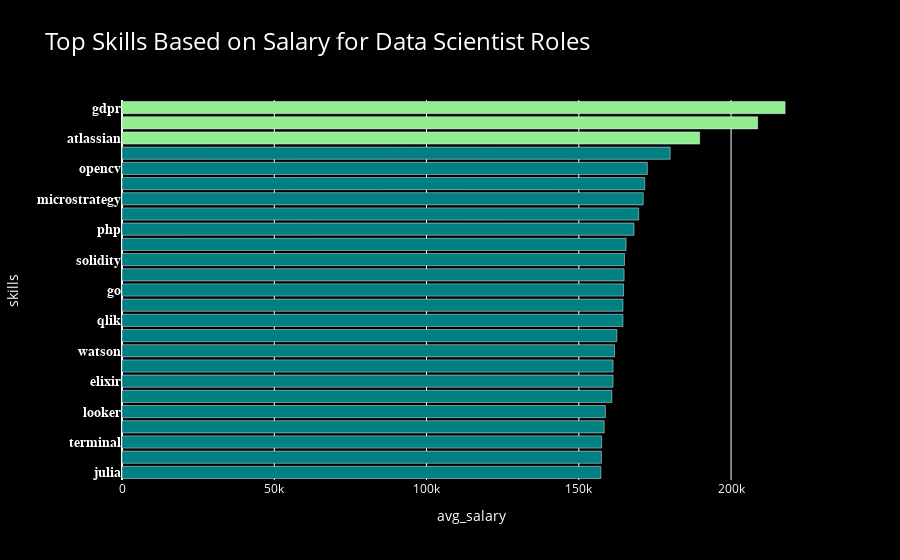

The notebook cell saved with this chart:
### Code cell
fig_tps = px.bar(
    df_tps,
    x='avg_salary',
    y='skills',
    orientation= 'h',
    title='Top Skills Based on Salary for Data Scientist Roles',
    color_discrete_sequence=['teal']  
)

fig_tps.update_layout(
    title={
        'text': 'Top Skills Based on Salary for Data Scientist Roles',
        'font': {
            'size': 24 
        }
    },
    plot_bgcolor='black',  
    paper_bgcolor='black',  
    font_color='white',  
)


fig_tps.update_yaxes(
    tickfont=dict(
        family='Arial',  
        size=14,        
        color='white',   
        weight='bold',  
    )   
)


fig_tps.update_traces(
    marker_color=['lightgreen' if i >= len(df_tps) - 3 else 'teal' for i in range(len(df_tps))]
)


fig_tps.show()

### Figure 1 — Plotly figure (JSON) as saved in the notebook; plotly's stock layout.template omitted (floating-point values rounded to 4 significant figures)
{"data": [{"alignmentgroup": "True", "hovertemplate": "avg_salary=%{x}<br>skills=%{y}<extra></extra>", "legendgroup": "", "marker": {"color": ["teal", "teal", "teal", "teal", "teal", "teal", "teal", "teal", "teal", "teal", "teal", "teal", "teal", "teal", "teal", "teal", "teal", "teal", "teal", "teal", "teal", "teal", "lightgreen", "lightgreen", "lightgreen"], "pattern": {"shape": ""}}, "name": "", "offsetgroup": "", "orientation": "h", "showlegend": false, "textposition": "auto", "type": "bar", "x": [157200.0, 157400.0, 157500, 158300.0, 158700.0, 160850, 161250, 161250, 161710, 162500, 164500.0, 164500, 164700.0, 164900.0, 165000, 165500.0, 168125, 169700.0, 171100.0, 171655, 172500, 180000, 189700, 208750, 217700.0], "xaxis": "x", "y": ["julia", "airflow", "terminal", "slack", "looker", "cassandra", "elixir", "rust", "watson", "redis", "qlik", "datarobot", "go", "c", "solidity", "tidyverse", "php", "dynamodb", "microstrategy", "neo4j", "opencv", "selenium", "atlassian", "golang", "gdpr"], "yaxis": "y"}], "layout": {"barmode": "relative", "font": {"color": "white"}, "legend": {"tracegroupgap": 0}, "paper_bgcolor": "black", "plot_bgcolor": "black", "title": {"font": {"size": 24}, "text": "Top Skills Based on Salary for Data Scientist Roles"}, "xaxis": {"anchor": "y", "domain": [0, 1], "title": {"text": "avg_salary"}}, "yaxis": {"anchor": "x", "domain": [0, 1], "tickfont": {"color": "white", "family": "Arial", "size": 14, "weight": "bold"}, "title": {"text": "skills"}}}}
